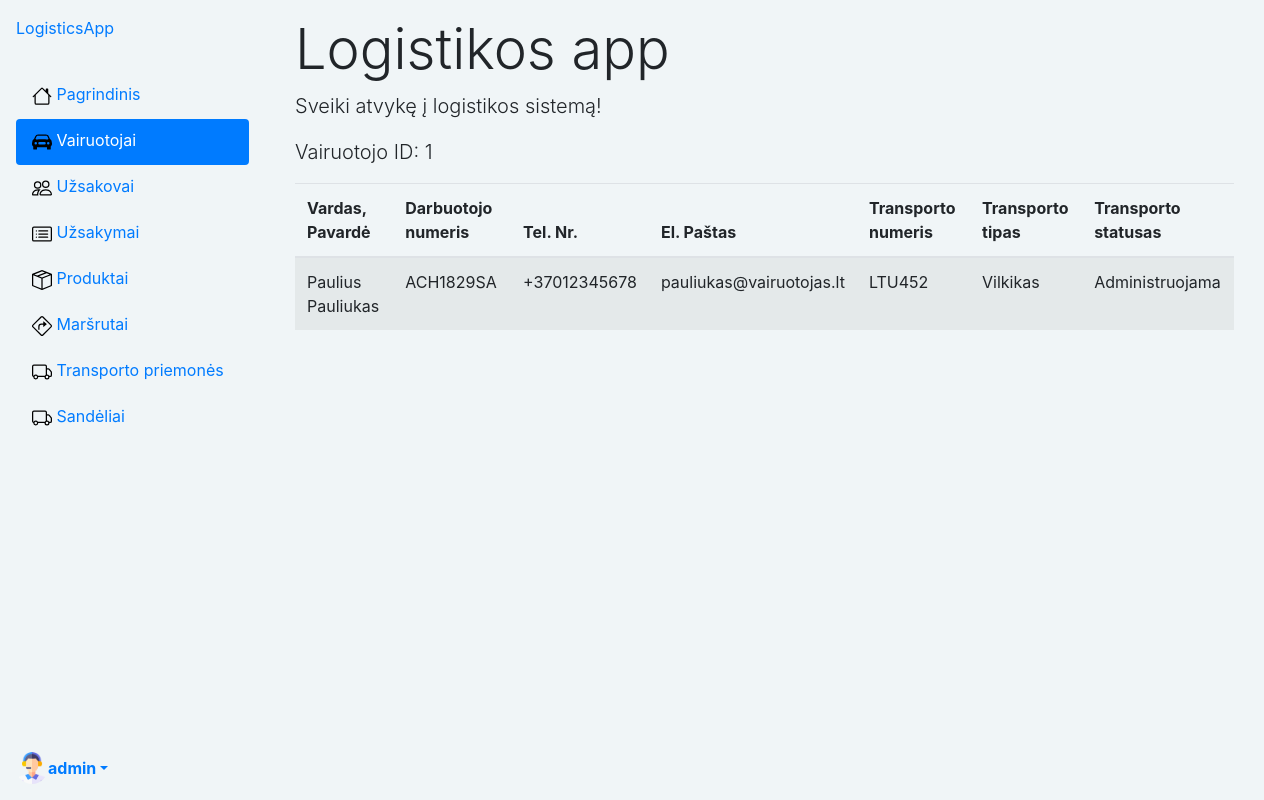
/logistics/drivers/1/ (signed in), run on the app's committed database.
### logistics/models.py (models this page shows, shortened)
class Profile(models.Model):
    user = models.OneToOneField(User, on_delete=models.CASCADE)
    nuotrauka = models.ImageField(default="profile_pics/default.png", upload_to="profile_pics")

class Driver(models.Model):
    name = models.CharField('Vardas Pavarde', max_length=80, help_text='Įveskite vairuotojo vardą ir pavardę')
    driver_number = models.CharField('Darbuotojo numeris', max_length=20, help_text='Įveskite darbuotojo numerį')
    phone_number = models.CharField('Tel.Nr', max_length=25, help_text='Įveskite Tel.Nr.')
    email = models.CharField('El.Paštas', max_length=100, unique=True, help_text='Įveskite el. paštą')
    vehicle = models.ForeignKey('Vehicle', on_delete=models.SET_NULL, null=True)

class Vehicle(models.Model):
    type = models.CharField('Transporto tipas', max_length=80, help_text='Įveskite transporto priemonės tipą')
    make = models.CharField('Gamintojas', max_length=50, help_text='Įveskite transporto priemonės gamintoją', blank=True, null=True)
    model = models.CharField('Modelis', max_length=50, help_text='Įveskite transporto priemonės modelį', blank=True, null=True)
    year = models.PositiveIntegerField('Metai', help_text='Įveskite transporto priemonės gamybos metus', blank=True, null=True)
    plate_number = models.CharField('Valstybinis nr.', max_length=20, help_text='Įveskite valstybinį numerį')
    VEHICLE_STATUS = (
        ('a', 'Administruojama'),
        ('l', 'Laisva'),
        ('u', 'Užimta')
    )
    status = models.CharField(
        max_length=1,
        choices=VEHICLE_STATUS,
        blank=True,
        default='a',
        help_text='Statusas',
    )

### logistics/crud_views/drivers_views.py (the view)
# urls.py: path('drivers/<int:driver_id>/', DriverDetailView.as_view(), name='driver'),
class DriverDetailView(LoginRequiredMixin, generic.DetailView):
    model = Driver
    template_name = 'drivers/driver.html'
    context_object_name = 'driver'
    pk_url_kwarg = 'driver_id'  # Set the URL keyword to 'driver_id'

### templates/drivers/driver.html
{% extends "base.html" %}
{% block content %}
  <div class="container mt-3">
    <h1 class="display-4">Logistikos app</h1>
    <p class="lead">Sveiki atvykę į logistikos sistemą!</p>
    <p class="lead">Vairuotojo ID: {{driver.id}}</p>
    <table class="table table-striped">
  <thead>
    <tr>
      <th scope="col">Vardas, Pavardė</th>
      <th scope="col">Darbuotojo numeris</th>
      <th scope="col">Tel. Nr.</th>
      <th scope="col">El. Paštas</th>
      <th scope="col">Transporto numeris</th>
      <th scope="col">Transporto tipas</th>
      <th scope="col">Transporto statusas</th>
    </tr>
  </thead>
  <tbody>
          <tr>
            <td>{{ driver.name }}</td>
            <td>{{ driver.driver_number }}</td>
            <td>{{ driver.phone_number }}</td>
            <td>{{ driver.email }}</td>
            <td>{{ driver.vehicle.plate_number }}</td>
            <td>{{ driver.vehicle.type }}</td>
            <td>{{ driver.vehicle.get_status_display }}</td>
          </tr>
      </tbody>
    </table>
  </div>
{% endblock %}

### templates/base.html (shortened to what this page needs)
<!DOCTYPE html>
<html lang="en">
<head>
    {% load static %}
    <link rel="stylesheet" href="https://stackpath.bootstrapcdn.com/bootstrap/4.1.3/css/bootstrap.min.css"
>
    <link rel="stylesheet" href="{% static 'css/styles.css' %}">
    <link href="https://cdn.jsdelivr.net/npm/bootstrap-icons@1.18.0/font/bootstrap-icons.css" rel="stylesheet">
</head>
<body class="d-flex" style="background-color: #F0F5F7;">
<div class="d-flex flex-column flex-shrink-0 p-3 bg-body-tertiary"
     style="width: 265px; height: 100vh; background-color: #F0F5F7;">
    <a href="/" class="d-flex align-items-center mb-3 mb-md-0 me-md-auto link-body-emphasis text-decoration-none">
        <span class="fs-4">LogisticsApp</span>
    </a>
    <ul class="nav nav-pills flex-column mb-auto">
        <li class="nav-item align-items-center">
            <a href="{% url 'index' %}"
               class="nav-link {% if request.resolver_match.url_name == 'index' %}active{% endif %}
 link-body-emphasis">
                <img src="{% static 'images/house.svg' %}" width="20" height="30" alt="Your Logo" class="me-2">
                <span class="d-none d-md-inline">Pagrindinis</span>
            </a>
        </li>
        {% if user.is_authenticated %}
        {% if user.is_superuser %}
        <li class="nav-item align-items-center">
            <a href="{% url 'drivers' %}"
               class="nav-link {% if 'drivers' in request.path %}active{% endif %} link-body-emphasis">
                <img src="{% static 'images/car-front-fill (1).svg' %}" width="20" height="30" alt="Your Logo"
                     class="me-2">
                <span class="d-none d-md-inline">Vairuotojai</span>
            </a>
        </li>
        <li class="nav-item align-items-center">
            <a href="{% url 'customers' %}"
               class="nav-link {% if 'customers' in request.path %}active{% endif %} link-body-emphasis">
                <img src="{% static 'images/people.svg' %}" width="20" height="30" alt="Your Logo" class="me-2">
                <span class="d-none d-md-inline">Užsakovai</span>
            </a>
        </li>
        <li class="nav-item align-items-center">
            <a href="{% url 'orders' %}"
               class="nav-link {% if 'orders' in request.path %}active{% endif %} link-body-emphasis">
                <img src="{% static 'images/card-list.svg' %}" width="20" height="30" alt="Your Logo" class="me-2">
                <span class="d-none d-md-inline">Užsakymai</span>
            </a>
        </li>
        <li class="nav-item align-items-center">
            <a href="{% url 'products' %}" class="nav-link {% if request.resolver_match.url_name == 'products' %}active{% endif %}
 link-body-emphasis">
                <img src="{% static 'images/box-seam.svg' %}" width="20" height="30" alt="Your Logo" class="me-2">
                <span class="d-none d-md-inline">Produktai</span>
            </a>
        </li>
        <li class="nav-item align-items-center">
            <a href="{% url 'routes' %}"
               class="nav-link {% if 'routes' in request.path %}active{% endif %} link-body-emphasis">
                <img src="{% static 'images/sign-turn-right.svg' %}" width="20" height="30" alt="Your Logo"
                     class="me-2">
                <span class="d-none d-md-inline">Maršrutai</span>
            </a>
        </li>
        <li class="nav-item align-items-center">
            <a href="{% url 'vehicles' %}"
               class="nav-link {% if 'vehicles' in request.path %}active{% endif %} link-body-emphasis">
                <img src="{% static 'images/truck.svg' %}" width="20" height="30" alt="Your Logo" class="me-2">
                <span class="d-none d-md-inline">Transporto priemonės</span>
            </a>
        </li>
        <li class="nav-item align-items-center">
            <a href="{% url 'warehouses' %}"
               class="nav-link {% if 'warehouses' in request.path %}active{% endif %} link-body-emphasis">
                <img src="{% static 'images/truck.svg' %}" width="20" height="30" alt="Your Logo" class="me-2">
                <span class="d-none d-md-inline">Sandėliai</span>
            </a>
        </li>
        {% endif %}
    </ul>
    <div class="dropdown">
        <a href="#" class="d-flex align-items-center link-body-emphasis text-decoration-none dropdown-toggle"
           data-toggle="dropdown" aria-expanded="false">
            <img src="{{ user.profile.nuotrauka.url }}" alt="" width="32" height="32" class="rounded-circle me-2">
            <strong>{{ user.get_username}}</strong>
        </a>
            {% endif %}
    </div>
</div>
<div class="container-fluid">
    {% block content %}{% endblock %}
</div>
</body>
</html>

### data on the page
Driver: id "1", name "Paulius Pauliukas", driver_number "ACH1829SA", phone_number "+37012345678", email "pauliukas@vairuotojas.lt", vehicle.plate_number "LTU452", vehicle.type "Vilkikas", vehicle.status "Administruojama"

### other printed values
{{ user.get_username }} "admin"
